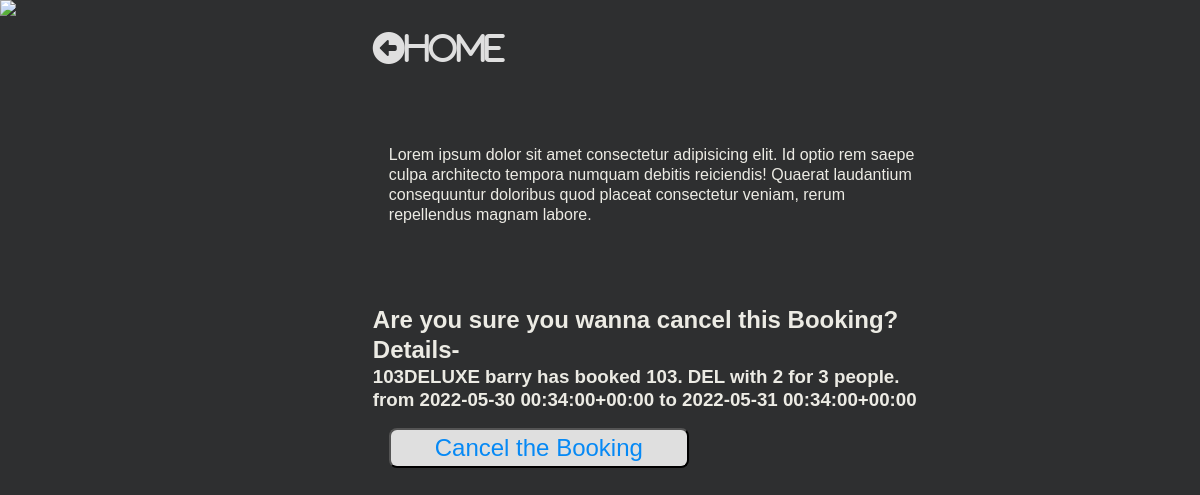
Screenshot of /booking/cancel/4 with the database file from the repository.
### hotel/models.py (models this page shows, shortened)
class Booking(models.Model):
    user=models.ForeignKey(settings.AUTH_USER_MODEL,
                        on_delete=models.CASCADE)
    room=models.ForeignKey(Room,on_delete=models.CASCADE)
    check_in=models.DateTimeField()
    check_out=models.DateTimeField()
    def __str__(self):
        return f'{self.user} has booked {self.room} from {self.check_in} to {self.check_out}'
    def get_room_category(self):
        room_categories=dict(self.room.ROOM_CATEGORIES)
        room_category=room_categories.get(self.room.category)
        return room_category

class Room(models.Model):
    ROOM_CATEGORIES=(
        ('YAC','AC'),
        ('NAC','NON-AC'),
        ('DEL','DELUXE'),
        ('KIN','KING'),
        ('QUE','QUEEN'),
    )
    number=models.IntegerField()
    category=models.CharField(max_length=3,choices=ROOM_CATEGORIES)
    beds=models.IntegerField()
    capacity=models.IntegerField()
    def __str__(self):
        return f'{self.number}. {self.category} with {self.beds} for {self.capacity} people.'

### hotel/views.py (the view)
# urls.py: path('booking/cancel/<pk>',CancelBookingView.as_view(),name='CancelBookingView')
class CancelBookingView(DeleteView):
    model=Booking
    template_name='booking_cancel_view.html'
    success_url=reverse_lazy('hotel:BookingListView')

### hotel/templates/booking_cancel_view.html (shortened to what this page needs)
{% load static %}
<!DOCTYPE html>
<html lang="en">
<head>
    <link rel="stylesheet" href="{% static 'hotel/css/room_detail_view.css' %}">
</head>
<body>
    <div class="content">
        <div class="image">
            <img
                src="https://images.unsplash.com/photo-1519710164239-da123dc03ef4?ixlib=rb-1.2.1&ixid=eyJhcHBfaWQiOjEyMDd9&auto=format&fit=crop&w=500&q=60">
        </div>
        <div class="room">
            <div class="home">
                <a href="{% url 'hotel:RoomListView' %}"><i class="fas fa-arrow-alt-circle-left">Home</i></a>
            </div>
            <div class="room-info">
                <p>Lorem ipsum dolor sit amet consectetur adipisicing elit. Id optio rem saepe culpa architecto tempora
                    numquam debitis reiciendis! Quaerat laudantium consequuntur doloribus quod placeat consectetur
                    veniam,
                    rerum repellendus magnam labore. </p>
            </div>
            <form id="booking-form" action="" method="POST">
                <h2>Are you sure you wanna cancel this Booking? Details-</h2>
                <h3>{{booking.room.number}}{{booking.get_room_category}} {{booking}}</h3>
                <div class="input-div">
                    <button type="submit">Cancel the Booking</button>
                </div>
            </form>
        </div>
    </div>
</body>
</html>

### hotel/static/hotel/css/room_detail_view.css (style rules this page uses)
* { padding:0; margin:0; box-sizing: border-box; }
body { background-color: rgb(46, 47, 48); color: rgb(236, 235, 228); font-family: sans-serif; line-height: 1.25; height: 100vh; }
.content { display: flex; flex-direction: row; flex-wrap: wrap; width:100%; justify-content: left; }
.image { flex: 0.3; }
.room { flex:0.5; margin: 2rem; display:flex; text-align: left; align-items: start; flex-direction: column; }
.home { flex: 0.2; }
.room-info { flex: 0.4; margin: 5rem 1rem; }
form { display: flex; flex: 0.4 1 auto; flex-direction: column; }
.image img { flex:1; max-height: 99.2vh; }
i { color:#dfdfdf; font-size: 2rem; }
.input-div { flex: 1 1 auto; margin:1rem; display: flex; flex-direction: column; justify-content: space-between; }
input, button { flex:1; width:300px; border-radius: 0.5rem; line-height: 1.5; font-size: 1.5rem; color: #555; }
button { background-color: #dfdfdf; color:rgb(6, 137, 245); outline:none; }

### rows the page displays
Booking: room.number "103", get_room_category "DELUXE", user+room+check_in "barry has booked 103. DEL with 2 for 3 people. from 2022-05-30 00:34:00+00:00 to 2022-05-31 00:34:00+00:00"
